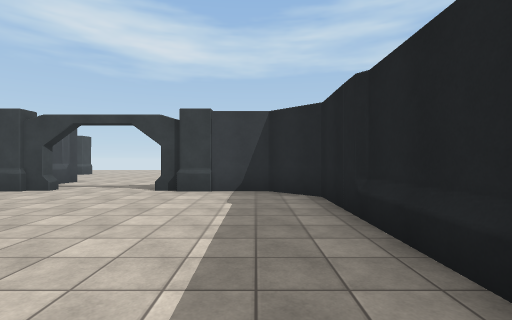
[1] (above)

17 first-person views from a walk through a Unity game level. The camera is 1.4 m above the floor, looks level and sees 85° across. The floor is counted in squares, 2 m on a side. Each view is taken from the middle of a square. On the plan, view 1 faces up. The plan holds only what a view shows up to about 9 squares ahead; the rest is blank. The place goes on beyond the plan. Some animated figures are not drawn. Door leaves are left out, so doorways stand open. Surface patterns are stand-ins for the level's own textures.

[2]
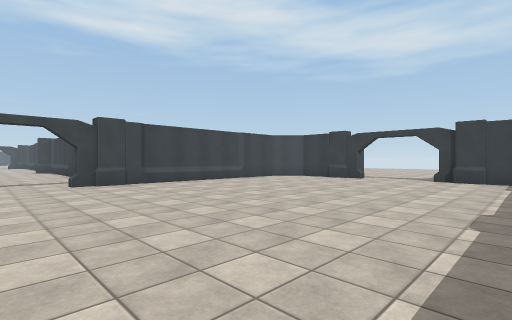

[3]
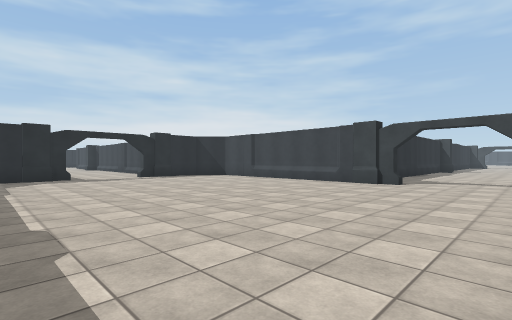

[4]
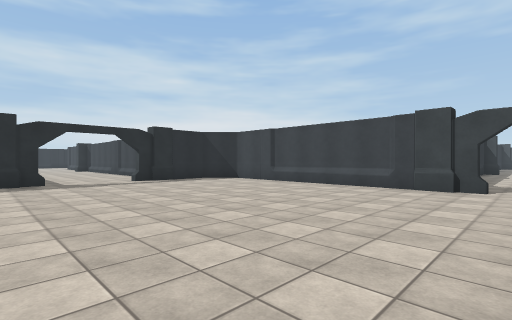

[5]
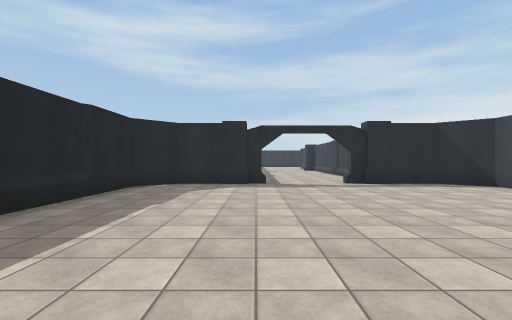

[6]
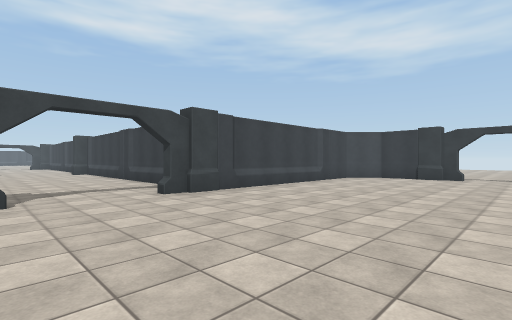

[7]
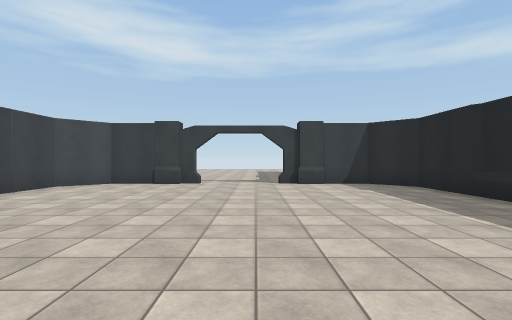

[8]
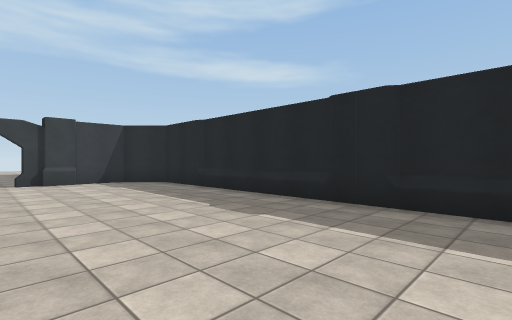

[9]
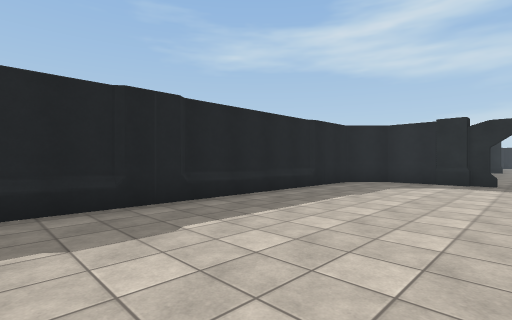

[10]
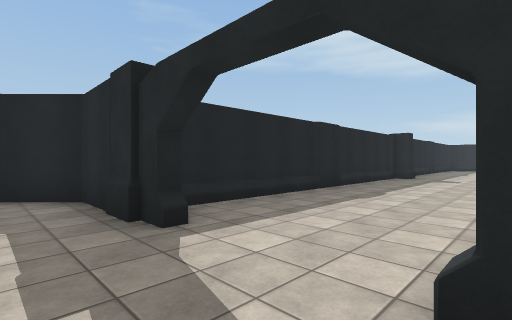

[11]
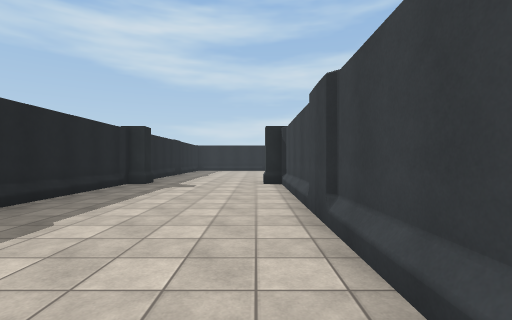

[12]
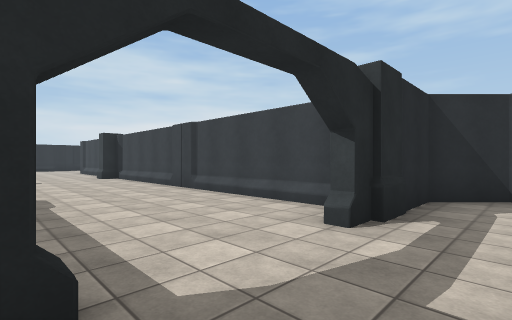

[13]
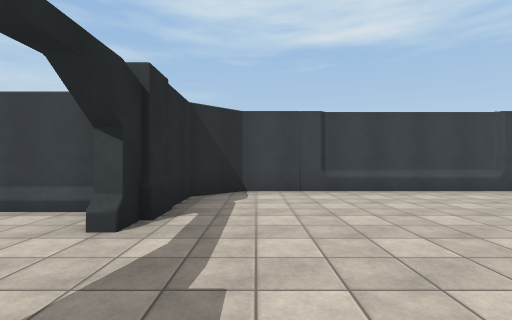

[14]
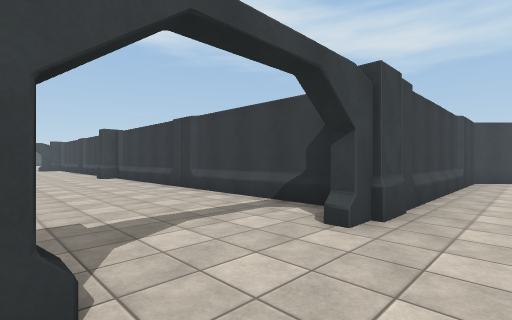

[15]
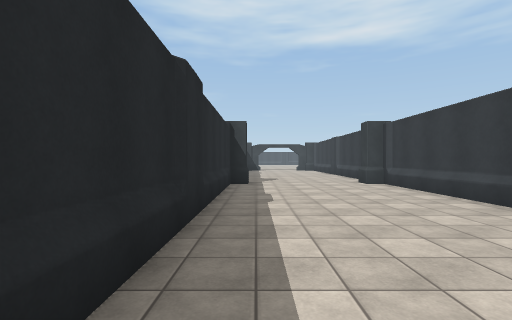

[16]
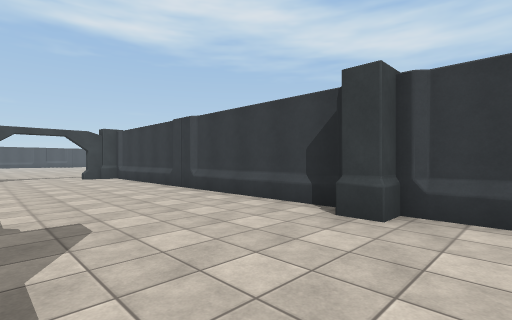

[17]
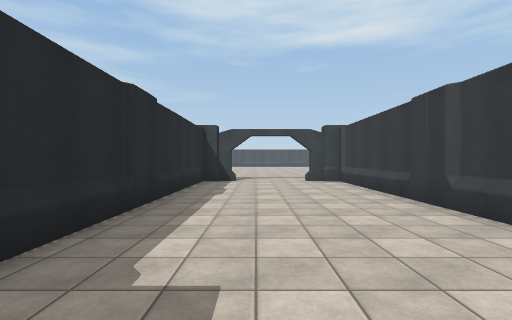

### Floor plan
Ten units are one square. View 1 is at (0, 0); x grows to the right and y downward. Boxes are objects, and circles mark ways between rooms. Rooms are numbered by the first view taken in them; rooms with no view inside come last. Other rooms are left out.
<svg viewBox="-290 -70 310 313">
<path fill="none" stroke="#000" d="M-82 16 -84 22M-84 46 -84 122 -72 133 -48 133M13 10 15 4M14 64 12 59M14 -33 11 -40M-48 -62 -73 -62 -84 -52 -84 22M-16 -62 -22 -64M12 110 14 106M-53 132 -48 133M-22 133 -17 132M-22 133 2 133 13 123 13 -53 3 -62 -24 -62M-59 179 -57 185M-59 141 -59 232 -52 232M-18 238 -18 232 -11 232 -11 141M-190 11 -280 11M-182 51 -182 59 -108 59M-231 11 -236 13M-235 57 -231 59M-135 57 -130 59M-280 59 -209 59M-91 11 -182 11 -182 17 -189 17"/>
<circle cx="-35" cy="135" r="3" fill="#2a7"/>
<circle cx="-85" cy="35" r="3" fill="#2a7"/>
<text x="-40" y="30">1</text>
<text x="-40" y="190">2</text>
<text x="-190" y="30">3</text>
</svg>
Room 1 opens to room 2. Room 1 opens to room 3.

Where each view was taken, in squares from view 1:
view 1: 0 up, 0 right, facing up
view 2: 4 down, 0 right, facing up-left
view 3: 2 down, 0 right, facing down-left
view 4: 4 down, 1 left, facing down-left
view 5: 5 down, 2 left, facing down
view 6: 5 down, 3 left, facing up-left
view 7: 2 down, 3 left, facing up
view 8: 3 down, 3 left, facing up-right
view 9: 4 down, 3 left, facing down-right
view 10: 12 down, 5 left, facing down-right
view 11: 15 down, 5 left, facing down
view 12: 12 down, 2 left, facing down-left
view 13: 12 down, 2 left, facing left
view 14: 5 down, 7 left, facing up-left
view 15: 5 down, 10 left, facing left
view 16: 5 down, 17 left, facing up-left
view 17: 4 down, 19 left, facing left
